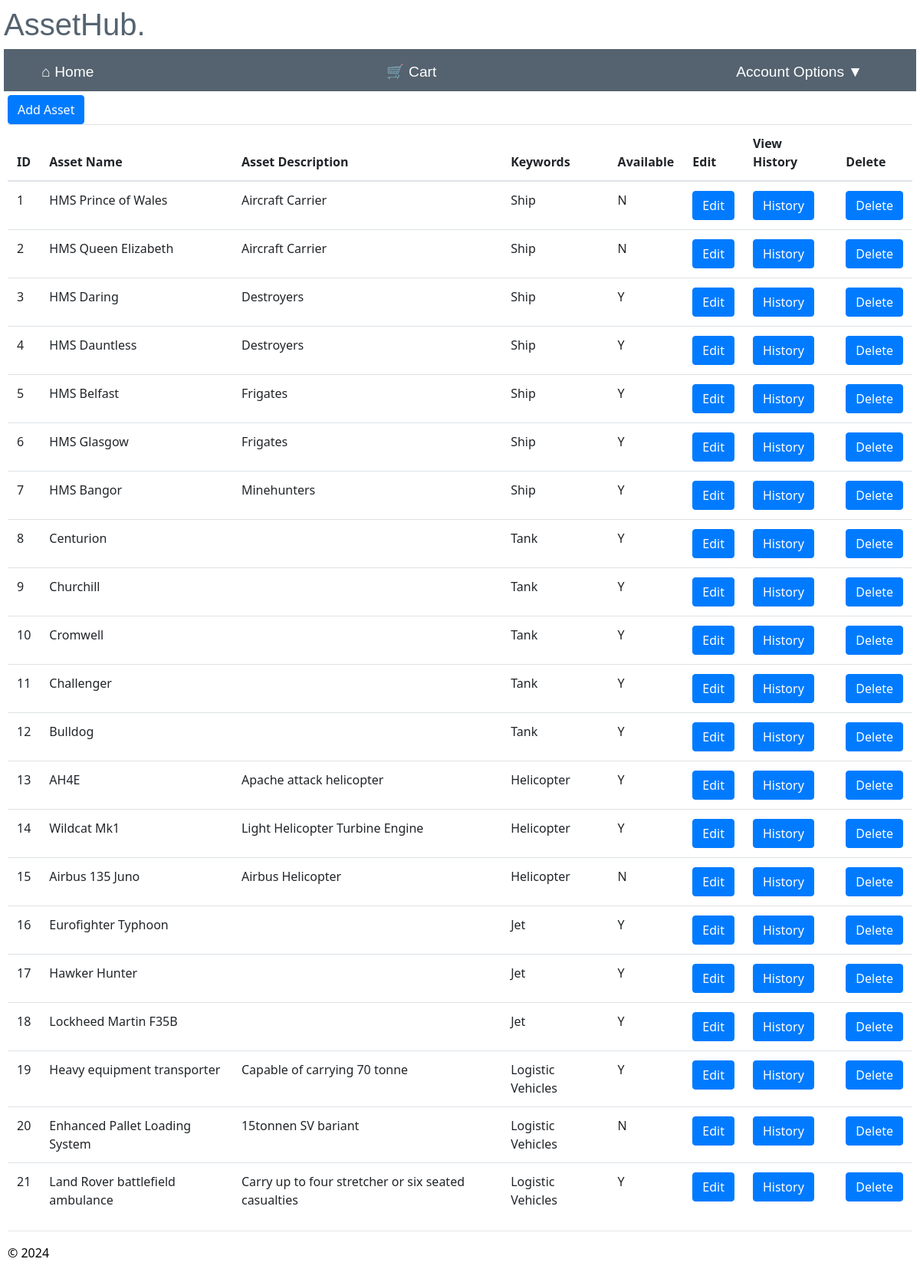
Screenshot of /maintain_assets (signed in) with the database file from the repository.
### app/models/models.py (models this page shows)
class Assets(db.Model):
    __tablename__ = 'assets'
    asset_id = db.Column(db.Integer, primary_key=True, nullable=False)
    asset_name = db.Column(db.String(100), nullable=True)#change to not null
    asset_description = db.Column(db.String(225), nullable=True)
    keyword = db.Column(db.String(50), nullable=False)
    available = db.Column(db.String(50), nullable=False, default='Y')

### app/manager/routes.py (the view)
@bp.route("/maintain_assets")
@login_required
@check_is_manager
def maintain_assets():
    try:
        asset= Assets.query.all()
        current_app.logger.info('Username: %s accessed maintain assets', current_user.username)
        return render_template('maintain_assets.html',asset=asset)
    except Exception as e:
        flash("An error occurred retrieving assets.")
        current_app.logger.warning('Error during retrieving all assets: %s', str(e))
    return render_template("home.html")

### app/manager/routes.py (called while the page is built)
def check_is_manager(func):
    @wraps(func)
    def decorated_function(*args, **kwargs):
        if current_user.role == 'admin'or current_user.role == 'manager':
            return func(*args, **kwargs)
        else:
            current_app.logger.critical('Username: %s accessed attempted to access %s', current_user.username,func.__name__)
            flash("You are not authorised to access this page")
            return redirect(url_for("main.home"))
    return decorated_function

### app/user/routes.py (called while the page is built)
@bp.before_app_request
def make_session_permanent():
    session.permanent = True
    current_app.permanent_session_lifetime = timedelta(seconds=60)

### app/manager/templates/maintain_assets.html (shortened to what this page needs)
{% extends "layout.html" %}
{% block content %}
<td><a href='{{url_for("manager.add_asset")}}' class='btn btn-primary'>Add Asset</a></td>
<table class="table table-hover">
    <thead class="active tables">
      <th>ID</th>
      <th>Asset Name</th>
      <th>Asset Description</th>
      <th>Keywords</th>
      <th>Available </th>
      <th>Edit</th>
      <th>View History</th>
      <th>Delete</th>
    </thead>
    <tbody>
      {% for asset in asset %}
      <tr>
        <td>{{asset.asset_id}}</td>
        <td>{{asset.asset_name}}</td>
        <td>{{asset.asset_description}}</td>
        <td>{{asset.keyword}}</td>
        <td>{{asset.available}}</td>
        <td><a href='{{ url_for("manager.edit_asset", asset_id=asset.asset_id) }}' class='btn btn-primary'>Edit</a></td>
        <td><a href='{{ url_for("manager.asset_history", asset_id=asset.asset_id) }}' class='btn btn-primary'>History</a></td>
        <td>
          <form method="POST" action="/delete_asset/">
              <input type="submit" class='btn btn-primary' value="Delete" onclick='return confirm("Are you sure you want to delete this asset? Please note if asset has been borrowed you can no longer delete the item.")'>
          </form>
      </td>
      </tr>
      {% endfor %}
    </tbody>
  </table>
{% endblock %}

### app/main/templates/layout.html (style rules this page uses)
body { padding: 8px 5px 8px 5px; }

### rows the page displays
Assets: asset_id "1", asset_name "HMS Prince of Wales", asset_description "Aircraft Carrier", keyword "Ship", available "N"
Assets: asset_id "2", asset_name "HMS Queen Elizabeth", asset_description "Aircraft Carrier", keyword "Ship", available "N"
Assets: asset_id "3", asset_name "HMS Daring", asset_description "Destroyers", keyword "Ship", available "Y"
Assets: asset_id "4", asset_name "HMS Dauntless", asset_description "Destroyers", keyword "Ship", available "Y"
Assets: asset_id "5", asset_name "HMS Belfast", asset_description "Frigates", keyword "Ship", available "Y"
Assets: asset_id "6", asset_name "HMS Glasgow", asset_description "Frigates", keyword "Ship", available "Y"
Assets: asset_id "7", asset_name "HMS Bangor", asset_description "Minehunters", keyword "Ship", available "Y"
Assets: asset_id "8", asset_name "Centurion", keyword "Tank", available "Y"
Assets: asset_id "9", asset_name "Churchill", keyword "Tank", available "Y"
Assets: asset_id "10", asset_name "Cromwell", keyword "Tank", available "Y"
Assets: asset_id "11", asset_name "Challenger", keyword "Tank", available "Y"
Assets: asset_id "12", asset_name "Bulldog", keyword "Tank", available "Y"
Assets: asset_id "13", asset_name "AH4E", asset_description "Apache attack helicopter", keyword "Helicopter", available "Y"
Assets: asset_id "14", asset_name "Wildcat Mk1", asset_description "Light Helicopter Turbine Engine", keyword "Helicopter", available "Y"
Assets: asset_id "15", asset_name "Airbus 135 Juno", asset_description "Airbus Helicopter", keyword "Helicopter", available "N"
Assets: asset_id "16", asset_name "Eurofighter Typhoon", keyword "Jet", available "Y"
Assets: asset_id "17", asset_name "Hawker Hunter", keyword "Jet", available "Y"
Assets: asset_id "18", asset_name "Lockheed Martin F35B", keyword "Jet", available "Y"
Assets: asset_id "19", asset_name "Heavy equipment transporter", asset_description "Capable of carrying 70 tonne", keyword "Logistic Vehicles", available "Y"
Assets: asset_id "20", asset_name "Enhanced Pallet Loading System", asset_description "15tonnen SV bariant", keyword "Logistic Vehicles", available "N"
Assets: asset_id "21", asset_name "Land Rover battlefield ambulance", asset_description "Carry up to four stretcher or six seated casualties", keyword "Logistic Vehicles", available "Y"
